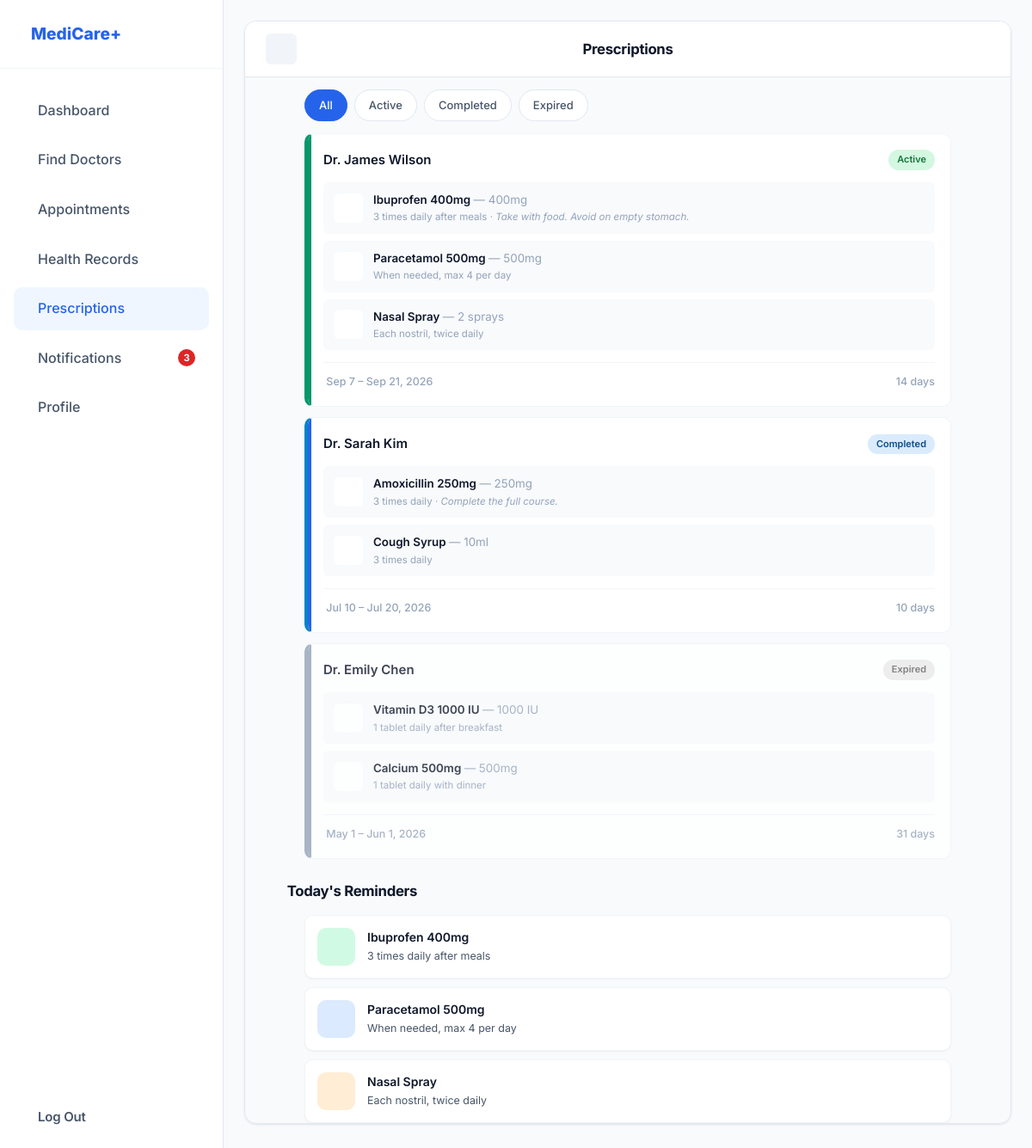
Page /prescriptions.php (signed in) on the committed database.
### tables this page shows
CREATE TABLE IF NOT EXISTS prescriptions (
  id          INT UNSIGNED AUTO_INCREMENT PRIMARY KEY,
  user_id     INT UNSIGNED NOT NULL,
  doctor_id   INT UNSIGNED NOT NULL,
  medication  VARCHAR(200) NOT NULL,
  dosage      VARCHAR(100) DEFAULT NULL,
  frequency   VARCHAR(100) DEFAULT NULL,
  start_date  DATE         DEFAULT NULL,
  end_date    DATE         DEFAULT NULL,
  status      ENUM('active','completed','expired') DEFAULT 'active',
  notes       TEXT         DEFAULT NULL,
  created_at  TIMESTAMP    DEFAULT CURRENT_TIMESTAMP,
  FOREIGN KEY (user_id)   REFERENCES users(id)   ON DELETE CASCADE,
  FOREIGN KEY (doctor_id) REFERENCES doctors(id) ON DELETE CASCADE
);

CREATE TABLE IF NOT EXISTS doctors (
  id             INT UNSIGNED AUTO_INCREMENT PRIMARY KEY,
  user_id        INT UNSIGNED DEFAULT NULL COMMENT 'Links to users table if doctor has login',
  fullname       VARCHAR(120) NOT NULL,
  specialty      VARCHAR(100) NOT NULL,
  hospital       VARCHAR(150) DEFAULT NULL,
  distance_km    DECIMAL(5,1) DEFAULT NULL,
  rating         DECIMAL(3,1) DEFAULT 5.0,
  reviews_count  INT UNSIGNED DEFAULT 0,
  status         ENUM('online','offline','busy') DEFAULT 'offline',
  bio            TEXT         DEFAULT NULL,
  consult_fee    DECIMAL(8,2) DEFAULT 50.00,
  icon_class     VARCHAR(60)  DEFAULT 'ri-user-smile-line',
  created_at     TIMESTAMP    DEFAULT CURRENT_TIMESTAMP,
  FOREIGN KEY (user_id) REFERENCES users(id) ON DELETE SET NULL
);

### php/auth.php (called while the page is built, shortened)
<?php
function unreadNotifCount(): int {
    $pdo = getDB();
    $stmt = $pdo->prepare('SELECT COUNT(*) FROM notifications WHERE user_id = ? AND is_read = 0');
    $stmt->execute([$_SESSION['user_id']]);
    return (int) $stmt->fetchColumn();
}

### prescriptions.php (the view, shortened to what this page needs)
<?php
require_once __DIR__ . '/php/auth.php';
$pdo        = getDB();
$uid        = $_SESSION['user_id'];
$notifCount = unreadNotifCount();
$filter = $_GET['filter'] ?? 'all';
$sql    = 'SELECT p.*, d.fullname AS doctor_name FROM prescriptions p
           JOIN doctors d ON p.doctor_id = d.id
           WHERE p.user_id = ?';
$params = [$uid];
$sql .= ' ORDER BY p.created_at DESC';
$stmt = $pdo->prepare($sql);
$stmt->execute($params);
$prescriptions = $stmt->fetchAll();
$todayStmt = $pdo->prepare(
    'SELECT * FROM prescriptions WHERE user_id = ? AND status = "active" ORDER BY created_at DESC'
);
$todayStmt->execute([$uid]);
$activeMeds = $todayStmt->fetchAll();
?>
<!DOCTYPE html>
<html lang="en">
<head>
  <link href="https://cdn.jsdelivr.net/npm/remixicon@3.5.0/fonts/remixicon.css" rel="stylesheet">
  <link rel="stylesheet" href="style.css" />
</head>
<body>
<div class="app-layout">
  <aside class="sidebar">
    <div class="sidebar-logo"><i class="ri-hospital-line"></i> MediCare+</div>
    <nav class="sidebar-nav">
      <a href="dashboard.php"><i class="ri-home-5-line"></i> Dashboard</a>
      <a href="doctors.php"><i class="ri-nurse-line"></i> Find Doctors</a>
      <a href="booking.php"><i class="ri-calendar-check-line"></i> Appointments</a>
      <a href="records.php"><i class="ri-folder-open-line"></i> Health Records</a>
      <a href="prescriptions.php" class="active"><i class="ri-medicine-bottle-line"></i> Prescriptions</a>
      <a href="notifications.php"><i class="ri-notification-3-line"></i> Notifications
        <?php if ($notifCount > 0): ?><span class="sidebar-badge"><?= $notifCount ?></span><?php endif; ?>
      </a>
      <a href="profile.php"><i class="ri-user-3-line"></i> Profile</a>
    </nav>
    <div style="padding: 24px 16px;">
      <a href="logout.php" class="btn btn-ghost" style="color: var(--text-secondary); width: 100%; justify-content: flex-start; gap: 12px; padding: 12px 16px;">
        <i class="ri-logout-box-r-line"></i> Log Out
      </a>
    </div>
  </aside>
  <main class="main-content">
    <div class="content-wrapper">
      <div class="page-content">
        <div class="top-bar">
          <a href="records.php" class="back-btn"><i class="ri-arrow-left-line"></i></a>
          <h1>Prescriptions</h1>
          <button class="action-btn"><i class="ri-download-2-line"></i></button>
        </div>
        <div style="max-width: 800px; margin: 0 auto;">
          <div class="filter-tabs">
            <?php foreach (['all' => 'All', 'active' => 'Active', 'completed' => 'Completed', 'expired' => 'Expired'] as $val => $label): ?>
              <a href="prescriptions.php?filter=<?= $val ?>"
                 class="filter-tab <?= ($filter === $val) ? 'active' : '' ?>">
                <?= $label ?>
              </a>
            <?php endforeach; ?>
          </div>
          <?php if (empty($prescriptions)): ?>
            <div style="text-align:center; padding:60px 24px; color:var(--text-muted);">
              <i class="ri-medicine-bottle-line" style="font-size:3rem; display:block; margin-bottom:12px;"></i>
              No <?= $filter !== 'all' ? $filter : '' ?> prescriptions found.
            </div>
          <?php else: ?>
            <?php
            $grouped = [];
            foreach ($prescriptions as $p) {
                $key = $p['doctor_id'] . '_' . date('Y-m-d', strtotime($p['created_at']));
                $grouped[$key][] = $p;
            }
            foreach ($grouped as $group):
                $first = $group[0];
                $statusClass = [
                    'active'    => 'active-rx',
                    'completed' => 'completed-rx',
                    'expired'   => 'expired-rx',
                ][$first['status']] ?? 'active-rx';
                $statusBadge = [
                    'active'    => 'status-active',
                    'completed' => 'status-completed',
                    'expired'   => 'status-expired',
                ][$first['status']] ?? 'status-active';
            ?>
              <div class="prescription-card <?= $statusClass ?>">
                <div class="prescription-header">
                  <h4><?= htmlspecialchars($first['doctor_name']) ?></h4>
                  <span class="prescription-status <?= $statusBadge ?>"><?= ucfirst($first['status']) ?></span>
                </div>
                <div class="prescription-meds">
                  <?php foreach ($group as $med): ?>
                    <div class="med-item">
                      <span class="med-icon"><i class="ri-capsule-line"></i></span>
                      <div class="med-info">
                        <h5><?= htmlspecialchars($med['medication']) ?>
                          <?php if ($med['dosage']): ?>
                            <span style="font-weight:400; color:var(--text-muted);"> — <?= htmlspecialchars($med['dosage']) ?></span>
                          <?php endif; ?>
                        </h5>
                        <p><?= htmlspecialchars($med['frequency'] ?? '') ?>
                          <?php if ($med['notes']): ?>
                            &middot; <em><?= htmlspecialchars($med['notes']) ?></em>
                          <?php endif; ?>
                        </p>
                      </div>
                    </div>
                  <?php endforeach; ?>
                </div>
                <div class="prescription-footer">
                  <?php if ($first['start_date'] && $first['end_date']): ?>
                    <span><i class="ri-calendar-line"></i>
                      <?= date('M j', strtotime($first['start_date'])) ?> – <?= date('M j, Y', strtotime($first['end_date'])) ?>
                    </span>
                    <span><?= (new DateTime($first['start_date']))->diff(new DateTime($first['end_date']))->days ?> days</span>
                  <?php endif; ?>
                </div>
              </div>
            <?php endforeach; ?>
          <?php endif; ?>
          <?php if (!empty($activeMeds)): ?>
            <div class="section-header" style="margin-top:24px;">
              <h3><i class="ri-alarm-line" style="color: var(--primary);"></i> Today's Reminders</h3>
            </div>
            <div style="padding: 0 24px;">
              <?php foreach ($activeMeds as $i => $med): ?>
                <div class="tip-card" <?= $i > 0 ? 'style="margin-top:10px;"' : '' ?>>
                  <div class="tip-icon qa-<?= ['green','blue','orange','purple'][$i % 4] ?>">
                  </div>
                  <div class="tip-content">
                    <h4><?= htmlspecialchars($med['medication']) ?></h4>
                    <p><?= htmlspecialchars($med['frequency'] ?? '') ?></p>
                  </div>
                </div>
              <?php endforeach; ?>
            </div>
          <?php endif; ?>
        </div>
      </div>
    </div>
  </main>
</div>
</body>
</html>

### rows in the picture
prescriptions: doctor.fullname "Dr. James Wilson", status "Active", medication "Ibuprofen 400mg", dosage "400mg", frequency "3 times daily after meals", notes "Take with food. Avoid on empty stomach.", start_date "Sep 7", end_date "Sep 21, 2026", start_date+end_date "14"
prescriptions: medication "Paracetamol 500mg", dosage "500mg", frequency "When needed, max 4 per day"
prescriptions: medication "Nasal Spray", dosage "2 sprays", frequency "Each nostril, twice daily"
prescriptions: doctor.fullname "Dr. Sarah Kim", status "Completed", medication "Amoxicillin 250mg", dosage "250mg", frequency "3 times daily", notes "Complete the full course.", start_date "Jul 10", end_date "Jul 20, 2026", start_date+end_date "10"
prescriptions: medication "Cough Syrup", dosage "10ml", frequency "3 times daily"
prescriptions: doctor.fullname "Dr. Emily Chen", status "Expired", medication "Vitamin D3 1000 IU", dosage "1000 IU", frequency "1 tablet daily after breakfast", start_date "May 1", end_date "Jun 1, 2026", start_date+end_date "31"
prescriptions: medication "Calcium 500mg", dosage "500mg", frequency "1 tablet daily with dinner"

### other values in the picture
$notifCount "3"
$label "All"
$label "Active"
$label "Completed"
$label "Expired"
